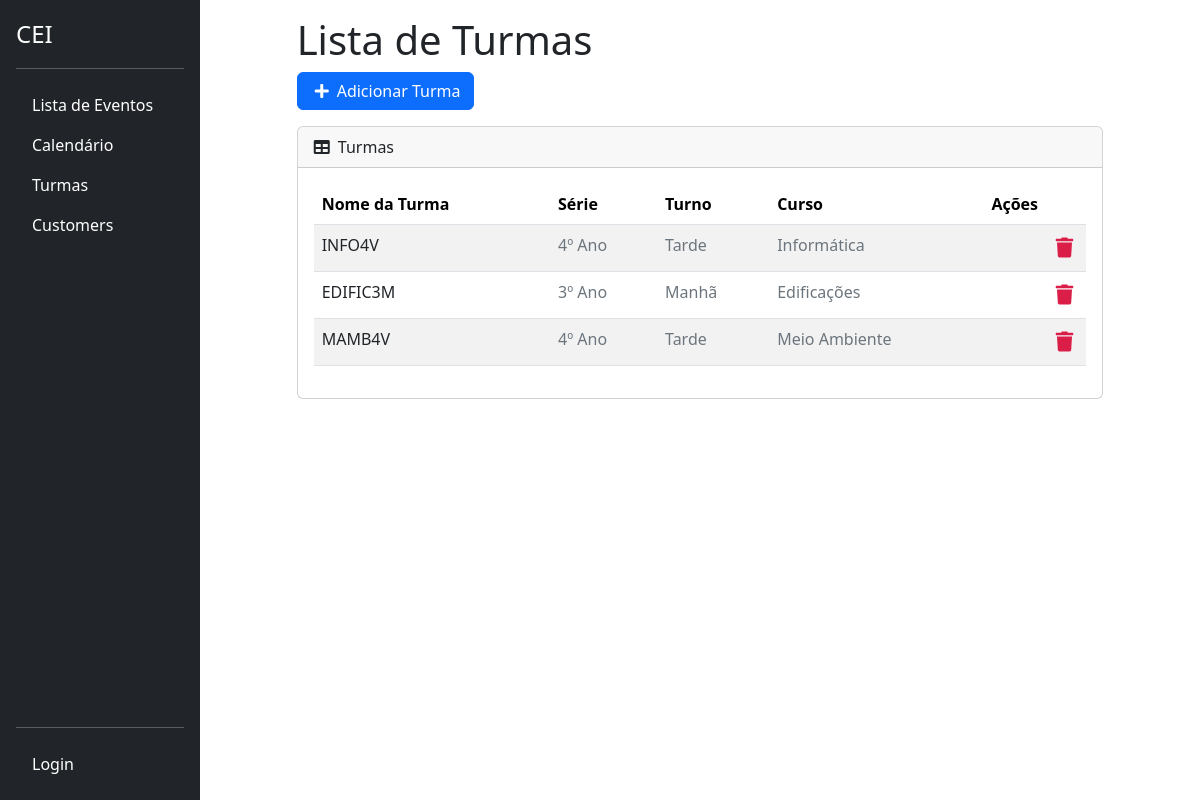
The page /turmas/ on the database as committed earlier.
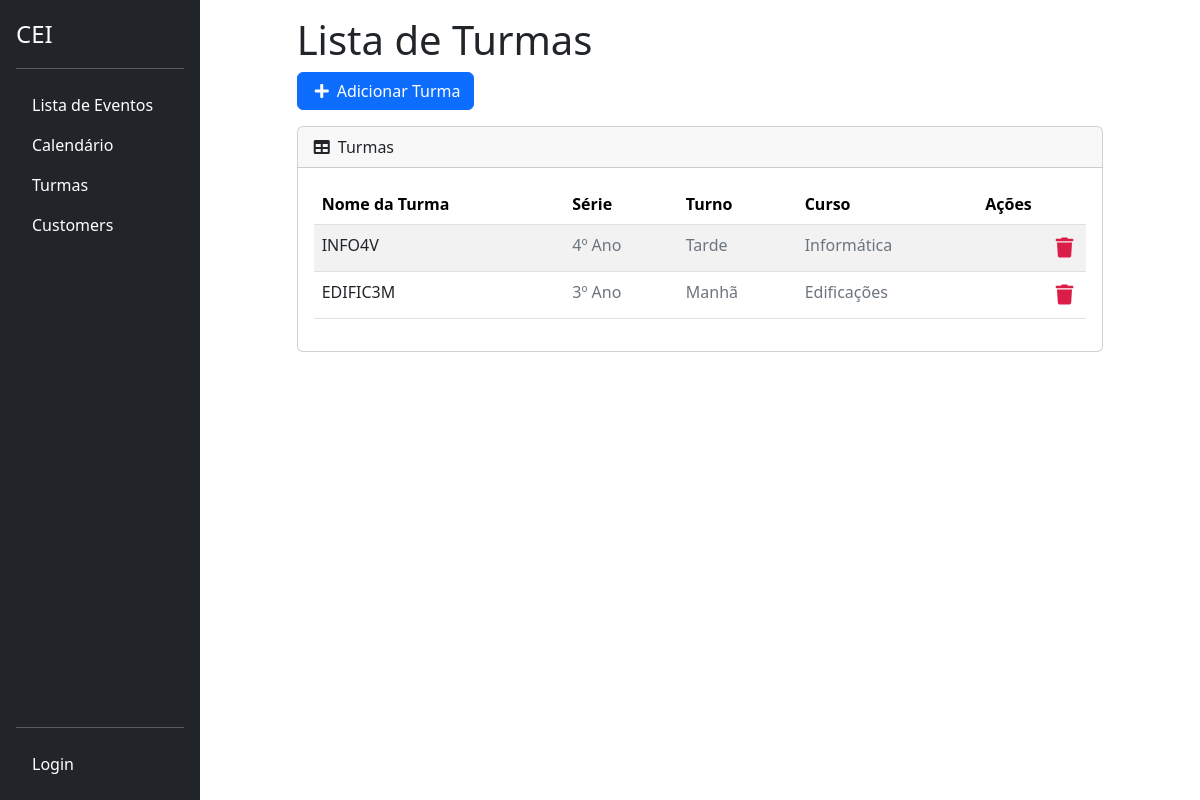
The same page on the database as committed later.
### classes/models.py (models this page shows, shortened)
class Turma(models.Model):
    TURNO_CHOICES = [
        ('manha', 'Manhã'),
        ('tarde', 'Tarde'),
        ('noite', 'Noite'),
    ]
    CURSO_CHOICES = [
        ('edificacoes', 'Edificações'),
        ('informatica', 'Informática'),
        ('meio_ambiente', 'Meio Ambiente'),
        ('matematica', 'Matemática'),
    ]
    SERIE_CHOICES = [
        ('1', '1º Ano'),
        ('2', '2º Ano'),
        ('3', '3º Ano'),
        ('4', '4º Ano'),
    ]
    nome = models.CharField(max_length=100)
    serie = models.CharField(max_length=1, choices=SERIE_CHOICES)
    turno = models.CharField(max_length=5, choices=TURNO_CHOICES)
    curso = models.CharField(max_length=15, choices=CURSO_CHOICES)

### classes/views.py (the view)
# urls.py: path('turmas/', ListaTurmas.as_view(), name='lista-turmas'),
class ListaTurmas(GroupRequiredMixin, LoginRequiredMixin, ListView):
    group_required = u"Docente"
    login_url = reverse_lazy('login')
    model = Turma
    template_name = 'classes/lista_turmas.html'
    context_object_name = 'turmas'

### classes/templates/classes/lista_turmas.html (shortened to what this page needs)
{% extends 'base.html' %}
{% block content %}
<div class="offset-1 col-10 list-div">
    <h1>Lista de Turmas</h1>
    <div class="row mb-3">
        <div class="col-auto btn-primary">
            <a id="add-link" href="{% url 'cadastrar_turma' %}" class="btn btn-primary d-flex align-items-center">
                <i class="fas fa-plus me-2"></i> Adicionar Turma
            </a>
        </div>
    </div>
    <div class="card col-md-12">
        <div class="card-header">
            <i class="fas fa-table me-1"></i>
            Turmas
        </div>
        <div class="card-body">
            <table id="turmaTable" class="table table-striped table-hover">
                <thead class="table">
                    <tr>
                        <th>Nome da Turma</th>
                        <th>Série</th>
                        <th>Turno</th>
                        <th>Curso</th>
                        <th>Ações</th>
                    </tr>
                </thead>
                <tbody>
                    {% for turma in turmas %}
                    <tr class="turma-item">
                        <td><a href="/turma/{{ turma.id }}" class="text-decoration-none text-dark">{{ turma.nome }}</a></td>
                        <td style="color: #6c757d;">{{ turma.get_serie_display }}</td>
                        <td style="color: #6c757d;">{{ turma.get_turno_display }}</td>
                        <td style="color: #6c757d;">{{ turma.get_curso_display }}</td>
                        <td>
                            <a href="{% url 'delete-turma' turma.id %}" class="text-danger me-2"><i class="fas fa-trash"></i></a>
                        </td>
                    </tr>
                    {% endfor %}
                </tbody>
            </table>
        </div>
    </div>
</div>
{% endblock %}
{% block scripts %}
<link href="https://cdn.jsdelivr.net/npm/simple-datatables@7.1.2/dist/style.min.css" rel="stylesheet" />
{% endblock %}

Rows that differ between the two databases and show on the page:
removed Turma: nome "MAMB4V", serie "4º Ano", turno "Tarde", curso "Meio Ambiente"
